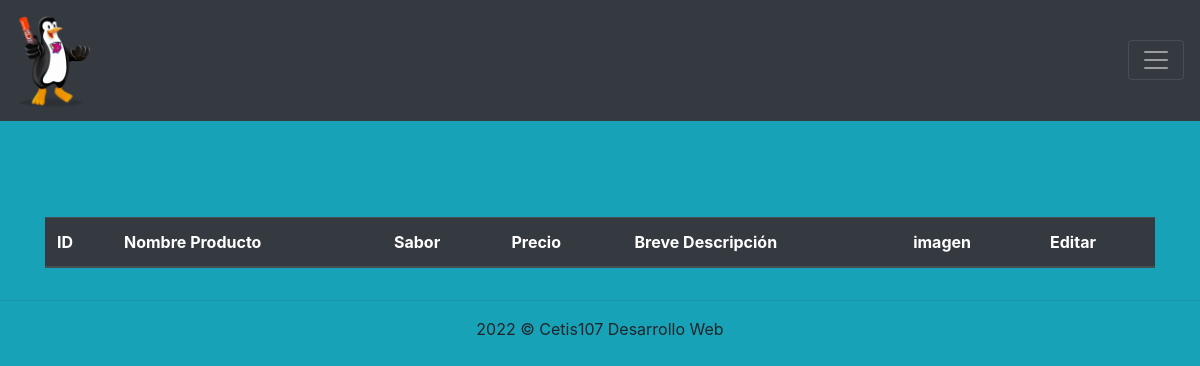
Before: /TiendaBonIce_Parcial2/consultarDatos.php with the older database file.
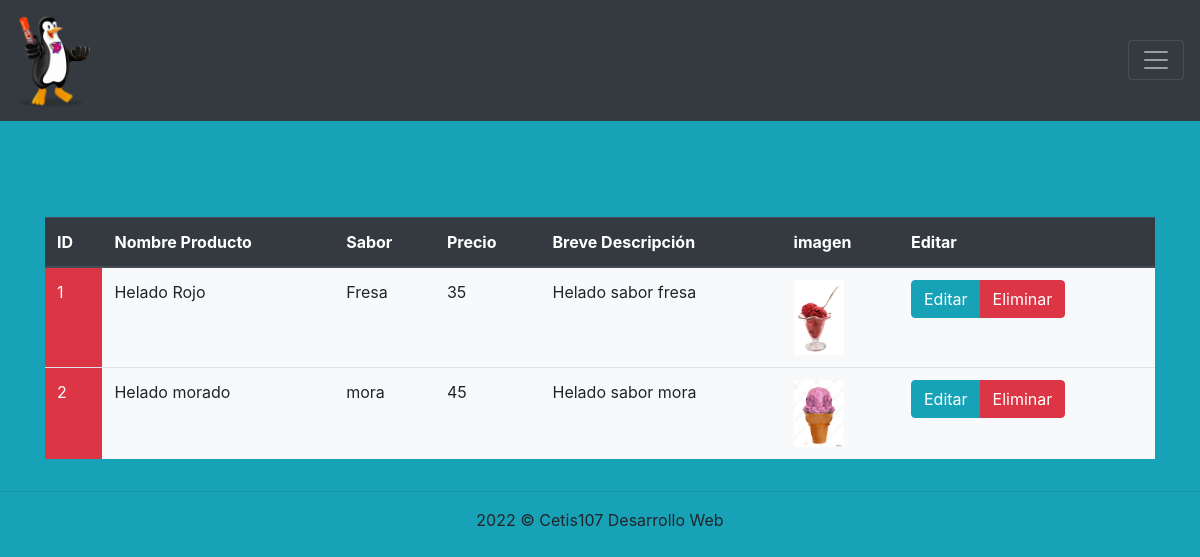
After: the same page with the newer database file.
### tables this page shows
CREATE TABLE `productos` (
  `id` int(11) NOT NULL,
  `nombre_producto` varchar(100) NOT NULL,
  `sabor` varchar(100) NOT NULL,
  `precio` int(11) NOT NULL,
  `breve_descripcion` text NOT NULL,
  `imagen` varchar(200) NOT NULL
);

### TiendaBonIce_Parcial2/consultarDatos.php (the view, shortened to what this page needs)
<!DOCTYPE html>
<html lang="en">
<head>
    <link rel="stylesheet" href="css/bootstrap.css">
</head>
<body class="fondo">
    <?php
        include 'conexionConBD.php';
        $sql = "select * from productos";
        $datos = $conexion->query($sql);
    ?>
    <?php include 'menu.php'; ?>
    <br><br><br><br>
    <div class="container" >
        <div class="row">
            <div class="col-12">
                <table class="table table-hover">
                    <thead class="thead-dark">
                        <tr>
                            <th >ID</th>
                            <th>Nombre Producto</th>
                            <th>Sabor</th>
                            <th>Precio</th>
                            <th>Breve Descripción</th>
                            <th>imagen</th>
                            <th>Editar</th>
                        </tr>
                    </thead>
                    <tbody>
                      <?php if($datos->num_rows > 0) {
                          while($row = $datos->fetch_assoc()) {
                      ?>
                        <tr class="bg-light">
                            <td class="bg-danger text-white"><?php echo $row["id"]; ?></td>
                            <td><?php echo $row["nombre_producto"]; ?></td>
                            <td><?php echo $row["sabor"]; ?></td>
                            <td><?php echo $row["precio"]; ?></td>
                            <td><?php echo $row["breve_descripcion"]; ?></td>
                            <td><?php echo "<img src='".$row['imagen']."' width='50' >"; ?></td>
                            <td>
                                <div class="btn-group" role="group" aria-label="Basic example">
                                    <a href="actualizarRegistro.php?id=<?php echo $row["id"]; ?>" type="button" class="btn btn-info">Editar</a>
                                    <a href="eliminarRegistro.php?id=<?php echo $row["id"]; ?>" type="button" class="btn btn-danger">Eliminar</a>
                                </div>
                            </td>
                        </tr>
                      <?php
                      }
                    }
                      ?>
                    </tbody>
                </table>
            </div>
        </div>
    </div>
    <footer class="text-center">
        <hr>
        2022 &copy; Cetis107 Desarrollo Web
    </footer>
</body>
</html>

### TiendaBonIce_Parcial2/menu.php (shortened to what this page needs)
<nav class="navbar navbar-dark bg-dark">
  <a class="navbar-brand" href="index2.php"><img src="img/pinguino.png" alt="" width="75px"></a>
  <button class="navbar-toggler" type="button" data-toggle="collapse" data-target="#navbarSupportedContent" aria-controls="navbarSupportedContent" aria-expanded="false" aria-label="Toggle navigation">
    <span class="navbar-toggler-icon"></span>
  </button>
</nav>

### TiendaBonIce_Parcial2/consultarDatos.php (style rules this page uses)
.fondo { background-color: #17a2b8; }

Changed rows visible on the page:
added productos: id "1", nombre_producto "Helado Rojo", sabor "Fresa", precio "35", breve_descripcion "Helado sabor fresa", imagen (picture)
added productos: id "2", nombre_producto "Helado morado", sabor "mora", precio "45", breve_descripcion "Helado sabor mora", imagen (picture)
